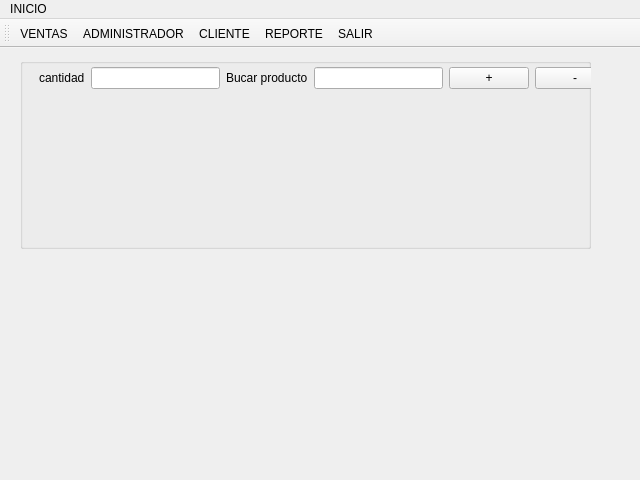
<?xml version="1.0" encoding="UTF-8"?>
<ui version="4.0">
 <class>SecDialog</class>
 <widget class="QMainWindow" name="SecDialog">
  <property name="geometry">
   <rect>
    <x>0</x>
    <y>0</y>
    <width>640</width>
    <height>480</height>
   </rect>
  </property>
  <property name="windowTitle">
   <string>MainWindow</string>
  </property>
  <widget class="QWidget" name="centralwidget">
   <widget class="QGroupBox" name="groupBox">
    <property name="geometry">
     <rect>
      <x>20</x>
      <y>10</y>
      <width>571</width>
      <height>191</height>
     </rect>
    </property>
    <property name="title">
     <string/>
    </property>
    <widget class="QWidget" name="">
     <property name="geometry">
      <rect>
       <x>19</x>
       <y>7</y>
       <width>576</width>
       <height>26</height>
      </rect>
     </property>
     <layout class="QHBoxLayout" name="horizontalLayout">
      <item>
       <widget class="QLabel" name="label">
        <property name="text">
         <string>cantidad</string>
        </property>
       </widget>
      </item>
      <item>
       <widget class="QLineEdit" name="lineEdit"/>
      </item>
      <item>
       <widget class="QLabel" name="label_2">
        <property name="text">
         <string>Bucar producto</string>
        </property>
       </widget>
      </item>
      <item>
       <widget class="QLineEdit" name="lineEdit_2"/>
      </item>
      <item>
       <widget class="QPushButton" name="pushButton">
        <property name="text">
         <string>+</string>
        </property>
       </widget>
      </item>
      <item>
       <widget class="QPushButton" name="pushButton_2">
        <property name="text">
         <string>-</string>
        </property>
       </widget>
      </item>
     </layout>
    </widget>
   </widget>
  </widget>
  <widget class="QMenuBar" name="menuBar">
   <property name="geometry">
    <rect>
     <x>0</x>
     <y>0</y>
     <width>640</width>
     <height>22</height>
    </rect>
   </property>
   <widget class="QMenu" name="menuINICIO">
    <property name="title">
     <string>INICIO</string>
    </property>
    <addaction name="actionVENTAS"/>
    <addaction name="actionADMINISTRADOR"/>
    <addaction name="actionCLIENTE"/>
    <addaction name="actionREPORTE"/>
    <addaction name="actionSALIR"/>
   </widget>
   <addaction name="menuINICIO"/>
  </widget>
  <widget class="QToolBar" name="toolBar">
   <property name="windowTitle">
    <string>toolBar</string>
   </property>
   <attribute name="toolBarArea">
    <enum>TopToolBarArea</enum>
   </attribute>
   <attribute name="toolBarBreak">
    <bool>false</bool>
   </attribute>
   <addaction name="actionVENTAS"/>
   <addaction name="actionADMINISTRADOR"/>
   <addaction name="actionCLIENTE"/>
   <addaction name="actionREPORTE"/>
   <addaction name="actionSALIR"/>
  </widget>
  <action name="actionVENTAS">
   <property name="icon">
    <iconset resource="iconos.qrc">
     <normaloff>:/images/ICONS/sales.png</normaloff>:/images/ICONS/sales.png</iconset>
   </property>
   <property name="text">
    <string>VENTAS</string>
   </property>
  </action>
  <action name="actionADMINISTRADOR">
   <property name="icon">
    <iconset resource="iconos.qrc">
     <normaloff>:/images/ICONS/blogger.png</normaloff>:/images/ICONS/blogger.png</iconset>
   </property>
   <property name="text">
    <string>ADMINISTRADOR</string>
   </property>
  </action>
  <action name="actionCLIENTE">
   <property name="icon">
    <iconset resource="iconos.qrc">
     <normaloff>:/images/ICONS/customer.png</normaloff>:/images/ICONS/customer.png</iconset>
   </property>
   <property name="text">
    <string>CLIENTE</string>
   </property>
  </action>
  <action name="actionREPORTE">
   <property name="icon">
    <iconset resource="iconos.qrc">
     <normaloff>:/images/ICONS/reporte de ventas.png</normaloff>:/images/ICONS/reporte de ventas.png</iconset>
   </property>
   <property name="text">
    <string>REPORTE</string>
   </property>
  </action>
  <action name="actionSALIR">
   <property name="icon">
    <iconset resource="iconos.qrc">
     <normaloff>:/images/ICONS/salir.png</normaloff>:/images/ICONS/salir.png</iconset>
   </property>
   <property name="text">
    <string>SALIR</string>
   </property>
  </action>
 </widget>
 <resources>
  <include location="iconos.qrc"/>
 </resources>
 <connections/>
</ui>
